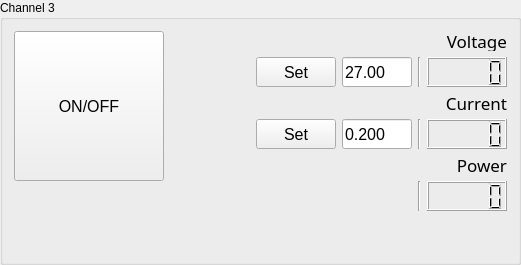
         <widget class="QGroupBox" name="groupBox_4">
          <property name="title">
           <string>Channel 3</string>
          </property>
          <layout class="QHBoxLayout" name="horizontalLayout_10">
           <item>
            <layout class="QVBoxLayout" name="verticalLayout_15">
             <item>
              <widget class="QPushButton" name="pushButton_ONOFF_CH1_3">
               <property name="sizePolicy">
                <sizepolicy hsizetype="MinimumExpanding" vsizetype="MinimumExpanding">
                 <horstretch>0</horstretch>
                 <verstretch>0</verstretch>
                </sizepolicy>
               </property>
               <property name="minimumSize">
                <size>
                 <width>150</width>
                 <height>150</height>
                </size>
               </property>
               <property name="maximumSize">
                <size>
                 <width>200</width>
                 <height>200</height>
                </size>
               </property>
               <property name="font">
                <font>
                 <pointsize>12</pointsize>
                </font>
               </property>
               <property name="autoFillBackground">
                <bool>true</bool>
               </property>
               <property name="text">
                <string>ON/OFF</string>
               </property>
               <property name="checkable">
                <bool>true</bool>
               </property>
              </widget>
             </item>
             <item>
              <spacer name="verticalSpacer_6">
               <property name="orientation">
                <enum>Qt::Vertical</enum>
               </property>
               <property name="sizeHint" stdset="0">
                <size>
                 <width>20</width>
                 <height>40</height>
                </size>
               </property>
              </spacer>
             </item>
            </layout>
           </item>
           <item>
            <spacer name="horizontalSpacer_20">
             <property name="orientation">
              <enum>Qt::Horizontal</enum>
             </property>
             <property name="sizeHint" stdset="0">
              <size>
               <width>46</width>
               <height>20</height>
              </size>
             </property>
            </spacer>
           </item>
           <item>
            <layout class="QVBoxLayout" name="verticalLayout_11">
             <item>
              <layout class="QGridLayout" name="gridLayout_5">
               <item row="0" column="0">
                <spacer name="horizontalSpacer_11">
                 <property name="orientation">
                  <enum>Qt::Horizontal</enum>
                 </property>
                 <property name="sizeHint" stdset="0">
                  <size>
                   <width>40</width>
                   <height>20</height>
                  </size>
                 </property>
                </spacer>
               </item>
               <item row="1" column="0">
                <spacer name="horizontalSpacer_21">
                 <property name="orientation">
                  <enum>Qt::Horizontal</enum>
                 </property>
                 <property name="sizeHint" stdset="0">
                  <size>
                   <width>40</width>
                   <height>20</height>
                  </size>
                 </property>
                </spacer>
               </item>
               <item row="1" column="1" colspan="2">
                <widget class="QPushButton" name="pushButton_SetVoltageCH1_3">
                 <property name="sizePolicy">
                  <sizepolicy hsizetype="MinimumExpanding" vsizetype="MinimumExpanding">
                   <horstretch>0</horstretch>
                   <verstretch>0</verstretch>
                  </sizepolicy>
                 </property>
                 <property name="minimumSize">
                  <size>
                   <width>70</width>
                   <height>30</height>
                  </size>
                 </property>
                 <property name="maximumSize">
                  <size>
                   <width>100</width>
                   <height>70</height>
                  </size>
                 </property>
                 <property name="font">
                  <font>
                   <pointsize>12</pointsize>
                  </font>
                 </property>
                 <property name="text">
                  <string>Set</string>
                 </property>
                </widget>
               </item>
               <item row="1" column="3">
                <widget class="QLineEdit" name="lineEdit_VoltageToSetCH1_3">
                 <property name="sizePolicy">
                  <sizepolicy hsizetype="MinimumExpanding" vsizetype="MinimumExpanding">
                   <horstretch>0</horstretch>
                   <verstretch>0</verstretch>
                  </sizepolicy>
                 </property>
                 <property name="minimumSize">
                  <size>
                   <width>70</width>
                   <height>30</height>
                  </size>
                 </property>
                 <property name="maximumSize">
                  <size>
                   <width>70</width>
                   <height>70</height>
                  </size>
                 </property>
                 <property name="font">
                  <font>
                   <pointsize>12</pointsize>
                  </font>
                 </property>
                 <property name="text">
                  <string>27.00</string>
                 </property>
                </widget>
               </item>
               <item row="1" column="4">
                <widget class="Line" name="line_6">
                 <property name="orientation">
                  <enum>Qt::Vertical</enum>
                 </property>
                </widget>
               </item>
               <item row="1" column="5">
                <widget class="QLCDNumber" name="lcdNumber_VoltageCH1_3">
                 <property name="sizePolicy">
                  <sizepolicy hsizetype="MinimumExpanding" vsizetype="MinimumExpanding">
                   <horstretch>0</horstretch>
                   <verstretch>0</verstretch>
                  </sizepolicy>
                 </property>
                 <property name="minimumSize">
                  <size>
                   <width>70</width>
                   <height>30</height>
                  </size>
                 </property>
                 <property name="maximumSize">
                  <size>
                   <width>100</width>
                   <height>70</height>
                  </size>
                 </property>
                 <property name="smallDecimalPoint">
                  <bool>false</bool>
                 </property>
                 <property name="digitCount">
                  <number>5</number>
                 </property>
                </widget>
               </item>
               <item row="2" column="0">
                <spacer name="horizontalSpacer_12">
                 <property name="orientation">
                  <enum>Qt::Horizontal</enum>
                 </property>
                 <property name="sizeHint" stdset="0">
                  <size>
                   <width>40</width>
                   <height>20</height>
                  </size>
                 </property>
                </spacer>
               </item>
               <item row="3" column="0">
                <spacer name="horizontalSpacer_22">
                 <property name="orientation">
                  <enum>Qt::Horizontal</enum>
                 </property>
                 <property name="sizeHint" stdset="0">
                  <size>
                   <width>40</width>
                   <height>20</height>
                  </size>
                 </property>
                </spacer>
               </item>
               <item row="3" column="1" colspan="2">
                <widget class="QPushButton" name="pushButton_SetCurrentCH1_3">
                 <property name="sizePolicy">
                  <sizepolicy hsizetype="MinimumExpanding" vsizetype="MinimumExpanding">
                   <horstretch>0</horstretch>
                   <verstretch>0</verstretch>
                  </sizepolicy>
                 </property>
                 <property name="minimumSize">
                  <size>
                   <width>70</width>
                   <height>30</height>
                  </size>
                 </property>
                 <property name="maximumSize">
                  <size>
                   <width>100</width>
                   <height>70</height>
                  </size>
                 </property>
                 <property name="font">
                  <font>
                   <pointsize>12</pointsize>
                  </font>
                 </property>
                 <property name="text">
                  <string>Set</string>
                 </property>
                </widget>
               </item>
               <item row="3" column="3">
                <widget class="QLineEdit" name="lineEdit_CurrentToSetCH1_3">
                 <property name="sizePolicy">
                  <sizepolicy hsizetype="MinimumExpanding" vsizetype="MinimumExpanding">
                   <horstretch>0</horstretch>
                   <verstretch>0</verstretch>
                  </sizepolicy>
                 </property>
                 <property name="minimumSize">
                  <size>
                   <width>70</width>
                   <height>30</height>
                  </size>
                 </property>
                 <property name="maximumSize">
                  <size>
                   <width>70</width>
                   <height>70</height>
                  </size>
                 </property>
                 <property name="font">
                  <font>
                   <pointsize>12</pointsize>
                  </font>
                 </property>
                 <property name="text">
                  <string>0.200</string>
                 </property>
                </widget>
               </item>
               <item row="3" column="4">
                <widget class="Line" name="line_9">
                 <property name="orientation">
                  <enum>Qt::Vertical</enum>
                 </property>
                </widget>
               </item>
               <item row="3" column="5">
                <widget class="QLCDNumber" name="lcdNumber_CurrentCH1_3">
                 <property name="sizePolicy">
                  <sizepolicy hsizetype="MinimumExpanding" vsizetype="MinimumExpanding">
                   <horstretch>0</horstretch>
                   <verstretch>0</verstretch>
                  </sizepolicy>
                 </property>
                 <property name="minimumSize">
                  <size>
                   <width>70</width>
                   <height>30</height>
                  </size>
                 </property>
                 <property name="maximumSize">
                  <size>
                   <width>100</width>
                   <height>70</height>
                  </size>
                 </property>
                 <property name="digitCount">
                  <number>5</number>
                 </property>
                </widget>
               </item>
               <item row="4" column="0">
                <spacer name="horizontalSpacer_6">
                 <property name="orientation">
                  <enum>Qt::Horizontal</enum>
                 </property>
                 <property name="sizeHint" stdset="0">
                  <size>
                   <width>40</width>
                   <height>20</height>
                  </size>
                 </property>
                </spacer>
               </item>
               <item row="5" column="0">
                <spacer name="horizontalSpacer_13">
                 <property name="orientation">
                  <enum>Qt::Horizontal</enum>
                 </property>
                 <property name="sizeHint" stdset="0">
                  <size>
                   <width>40</width>
                   <height>20</height>
                  </size>
                 </property>
                </spacer>
               </item>
               <item row="0" column="5">
                <widget class="QLabel" name="label_19">
                 <property name="minimumSize">
                  <size>
                   <width>80</width>
                   <height>20</height>
                  </size>
                 </property>
                 <property name="maximumSize">
                  <size>
                   <width>80</width>
                   <height>20</height>
                  </size>
                 </property>
                 <property name="font">
                  <font>
                   <family>Imprint MT Shadow</family>
                   <pointsize>13</pointsize>
                   <weight>50</weight>
                   <italic>false</italic>
                   <bold>false</bold>
                  </font>
                 </property>
                 <property name="text">
                  <string>Voltage</string>
                 </property>
                 <property name="alignment">
                  <set>Qt::AlignRight|Qt::AlignTrailing|Qt::AlignVCenter</set>
                 </property>
                </widget>
               </item>
               <item row="2" column="5">
                <widget class="QLabel" name="label_25">
                 <property name="minimumSize">
                  <size>
                   <width>80</width>
                   <height>20</height>
                  </size>
                 </property>
                 <property name="maximumSize">
                  <size>
                   <width>80</width>
                   <height>20</height>
                  </size>
                 </property>
                 <property name="font">
                  <font>
                   <family>Imprint MT Shadow</family>
                   <pointsize>13</pointsize>
                   <weight>50</weight>
                   <italic>false</italic>
                   <bold>false</bold>
                  </font>
                 </property>
                 <property name="text">
                  <string>Current</string>
                 </property>
                 <property name="alignment">
                  <set>Qt::AlignRight|Qt::AlignTrailing|Qt::AlignVCenter</set>
                 </property>
                </widget>
               </item>
               <item row="4" column="5">
                <widget class="QLabel" name="label_26">
                 <property name="minimumSize">
                  <size>
                   <width>80</width>
                   <height>20</height>
                  </size>
                 </property>
                 <property name="maximumSize">
                  <size>
                   <width>80</width>
                   <height>20</height>
                  </size>
                 </property>
                 <property name="font">
                  <font>
                   <family>Imprint MT Shadow</family>
                   <pointsize>13</pointsize>
                   <weight>50</weight>
                   <italic>false</italic>
                   <bold>false</bold>
                  </font>
                 </property>
                 <property name="text">
                  <string>Power</string>
                 </property>
                 <property name="alignment">
                  <set>Qt::AlignRight|Qt::AlignTrailing|Qt::AlignVCenter</set>
                 </property>
                </widget>
               </item>
               <item row="5" column="5">
                <widget class="QLCDNumber" name="lcdNumber_PowerCH1_3">
                 <property name="sizePolicy">
                  <sizepolicy hsizetype="MinimumExpanding" vsizetype="MinimumExpanding">
                   <horstretch>0</horstretch>
                   <verstretch>0</verstretch>
                  </sizepolicy>
                 </property>
                 <property name="minimumSize">
                  <size>
                   <width>70</width>
                   <height>30</height>
                  </size>
                 </property>
                 <property name="maximumSize">
                  <size>
                   <width>100</width>
                   <height>70</height>
                  </size>
                 </property>
                 <property name="smallDecimalPoint">
                  <bool>false</bool>
                 </property>
                 <property name="digitCount">
                  <number>5</number>
                 </property>
                </widget>
               </item>
               <item row="5" column="4">
                <widget class="Line" name="line_12">
                 <property name="orientation">
                  <enum>Qt::Vertical</enum>
                 </property>
                </widget>
               </item>
              </layout>
             </item>
             <item>
              <spacer name="verticalSpacer_9">
               <property name="orientation">
                <enum>Qt::Vertical</enum>
               </property>
               <property name="sizeHint" stdset="0">
                <size>
                 <width>20</width>
                 <height>40</height>
                </size>
               </property>
              </spacer>
             </item>
            </layout>
           </item>
          </layout>
         </widget>
